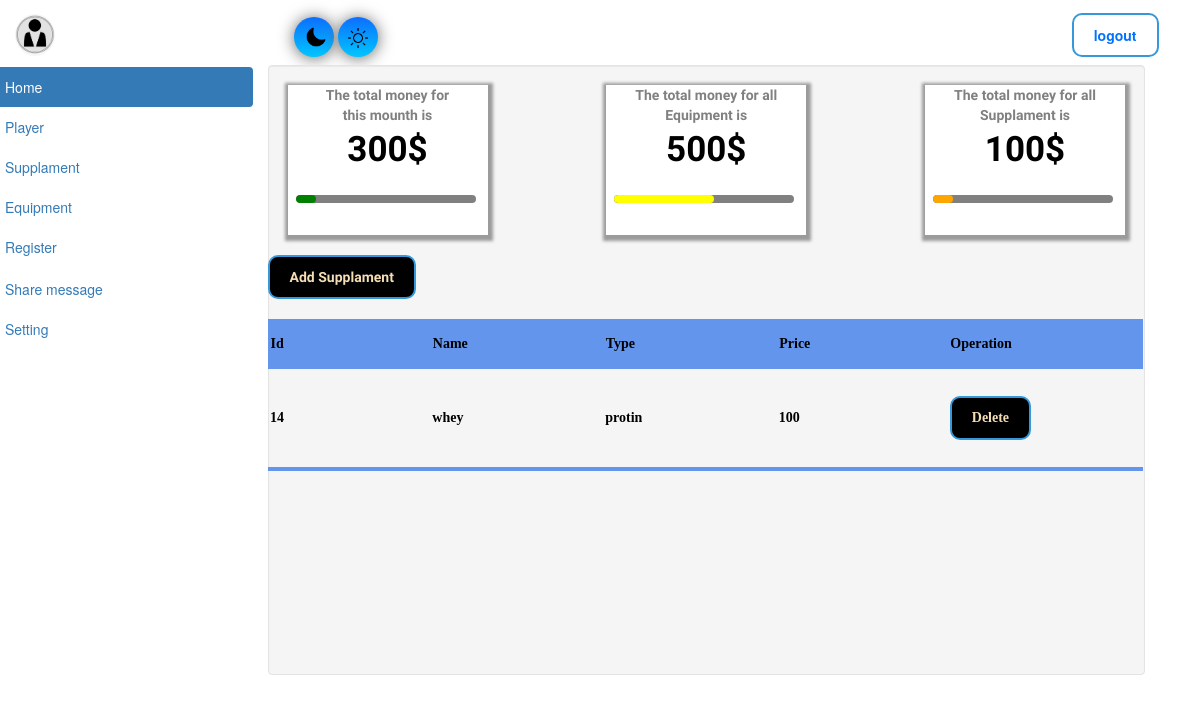
Screenshot of /supp.php (signed in) with the database file from the repository.
### tables this page shows
CREATE TABLE IF NOT EXISTS `crud5` (
  `id` int(11) NOT NULL AUTO_INCREMENT,
  `name` varchar(200) NOT NULL,
  `type` varchar(200) NOT NULL,
  `prise` int(100) NOT NULL,
  `time` date NOT NULL,
  PRIMARY KEY (`id`)
);

### supp.php (the view, shortened to what this page needs)
<?php
include "db.connection.php";
$sql="select id from `crud2`";
$result=mysqli_query($con,$sql);
$row=mysqli_num_rows($result);
$query = "SELECT * FROM `crud5`";
$query_run = mysqli_query($con,$query);
$qty= 0;
while ($num = mysqli_fetch_assoc ($query_run)) {
    $qty += $num['prise'];
}
$sql1 = "SELECT * FROM `crud6`";
$query_run1 = mysqli_query($con,$sql1);
$qty1= 0;
while ($num1 = mysqli_fetch_assoc ($query_run1)) {
    $qty1 += $num1['prise'];}
?>
<!DOCTYPE html>
<html lang="en">
<head>
<link href="//netdna.bootstrapcdn.com/bootstrap/3.0.0/css/bootstrap.min.css" rel="stylesheet" id="bootstrap-css">
</head>
<body id="bod">
<nav>
 </i ><img style="width: 40px; border-radius:50%; position:relative; left: 15px; bottom:9px;" src="pp.jpg" alt="">
 <a ><i class="fa fa-pencil fa-fw"></i></a> <button style="position:relative;left:250px; bottom:7px;" class="btn" onclick="dark()"><img width="20px" height="20px" src="night-mode.png" alt=""></button>
 <a ><i class="fa fa-pencil fa-fw"></i></a> <button style="position:relative;left:250px; bottom:7px;" class="btn1" onclick="light()"><img width="20px" height="20px" src="brightness.png" alt=""></button>
        <a href="logout.php"><button class="sub" style="position:relative;left: 940px; bottom:7px; ">logout</button></a>
    </nav>
<div class="container">
    <div class="row">
        <div class="col-md-3">
            <ul class="nav nav-pills nav-stacked">
                <li class="active"><a href="admin.php"><i class="fa fa-home fa-fw"></i>Home</a></li>
                <ul class="nav nav-pills nav-stacked">
                <li  onclick="jkk()" id="pp"><a href="#"><i class="fa fa-list-alt fa-fw"></i>Player</a></li>
                </ul>
                <ul class="nav nav-pills nav-stacked">
                <li onclick="supp()" id="ppp"><a href="#><i class="fa fa-file-o fa-fw"></i>Supplament</a></li>
                </ul>
                <ul class="nav nav-pills nav-stacked">
                <li onclick="equ()" id="pppp"><a href="#"><i class="fa fa-bar-chart-o fa-fw"></i>Equipment</a></li>
                </ul>
                <li><a href="register2.php"><i class="fa fa-table fa-fw"></i>Register</a></li>
                <li><a href="message.php"><i class="fa fa-table fa-fw"></i>Share message</a></li>
                <ul  class="nav nav-pills nav-stacked" >
                    <li id="set" ><a href="#">Setting<i class="fa fa-pencil fa-fw"></i></a></li>
                    </ul>
            </ul>
        </div>
        <div class="col-md-9 well">
            <div style=" overflow: hidden; text-align:center; color:grey;   font-weight: bold;
    box-shadow: 1px 2px 3px 4px rgba(20,20,20,0.4);width: 200px; height: 150px; background:white; margin:auto; float:left; ">The total money for <br> this mounth is  <br><span><?php echo $row*30 ?>$</span>          <div style=" overflow: hidden;position:relative; left: 8px; top: 20px; height: 8px; width: 180px; background:grey; border-radius:10px; "><div style="height: 8px; width:<?php echo $row*2; ?>px; background:green; border-radius:10px; "></div> </div></div>
            <div style=" overflow: hidden; text-align:center; color:grey;   font-weight: bold;
    box-shadow: 1px 2px 3px 4px rgba(20,20,20,0.4);width: 200px; height: 150px; background:white; margin:auto; float:right; "> The total money for all Supplament is <br> <span><?php echo $qty;?>$</span>          <div style="overflow: hidden; position:relative; left: 8px; top: 20px;height: 8px; width: 180px; background:grey; border-radius:10px; "><div style="height: 8px; width:<?php echo $qty/5; ?>px; background:orange; border-radius:10px; "></div> </div> </div>
            <div style=" overflow: hidden; text-align:center; color:grey;   font-weight: bold;
    box-shadow: 1px 2px 3px 4px rgba(20,20,20,0.4);width: 200px; height: 150px; background:white;  margin:auto;  " >  The total money for all <br> Equipment is <br> <span><?php echo $qty1; ?>$</span>           <div style="overflow: hidden; position:relative; left: 8px; top: 20px;height: 8px; width: 180px; background:grey; border-radius:10px; "><div style="height: 8px; width:<?php echo $qty1/5; ?>px; background:yellow; border-radius:10px; "></div> </div></div> <br>
<div  style=" overflow: auto; "  class="mhamad">
<a style="text-decoration:none;" href="adds.php"><button class="subb">Add Supplament</button></a><br>
<table class="styled-table">
  <thead   >
    <tr   class="active-row">
      <th  scope="col">Id</th>
      <th  scope="col">Name</th>
      <th  scope="col">Type</th>
      <th  scope="col">Price</th>
      <th   scope="col">Operation</th>
    </tr>
    <br>
  </thead>
  <tbody style="height: 100px; overflow: auto">
  <?php
include "db.connection.php";
$sql="SELECT * FROM `crud5`";
$result=mysqli_query($con,$sql);
if($result){
while ($row=mysqli_fetch_assoc($result)) {
    $id=$row['id'];
    $name=$row['name'];
    $type=$row['type'];
    $prise=$row['prise'];
    echo ' <tr style="padding-left:10px;">
    <th scope="row">'.$id.'</th>
    <td>'.$name.'</td>
    <td>'.$type.'</td>
    <td>'.$prise.'</td>
    <td>  <a style="text-decoration:none;" href="dsupp.php? supp='.$id.'"><button class="subb">Delete</button></a>
    </td>
  </tr>';
}
}
?>
  </tbody>
</table>
</div>
</div>
</body>
</html>

### supp.php (style rules this page uses)
* { margin:0; padding:0; }
body { margin-top:20px; }
.container { position: relative; right: 40px; }
.btn { height: 40px; width: 40px; background: #00c6ff ; background-image: -webkit-linear-gradient(top, #0d6eff, #00c6ff); background-image: -moz-linear-gradient(top, #0d6eff, #00c6ff); background-image: -ms-linear-gradient(top, #0d6eff, #00c6ff); background-image: -o-linear-gradient(top, #0d6eff, #00c6ff); background-image: linear-gradient(to bottom, #0d6eff, #00c6ff); border-radius:50%; -webkit-box-shadow: 0px 1px 16px #666666; -moz-box-shadow: 0px 1px 16px #666666; box-shadow: 0px 1px 16px #666666; font-family: Georgia; color: #ffffff; font-size: 5px; border: solid #000dff 0px; text-decoration: none; }
.btn1 { height: 40px; width: 40px; background: #00c6ff; background-image: -webkit-linear-gradient(top, #0d6eff, #00c6ff); background-image: -moz-linear-gradient(top, #0d6eff, #00c6ff); background-image: -ms-linear-gradient(top, #0d6eff, #00c6ff); background-image: -o-linear-gradient(top, #0d6eff, #00c6ff); background-image: linear-gradient(to bottom, #0d6eff, #00c6ff); border-radius:50%; -webkit-box-shadow: 0px 1px 16px #666666; -moz-box-shadow: 0px 1px 16px #666666; box-shadow: 0px 1px 16px #666666; font-family: Georgia; color: #ffffff; font-size: 15px; border: solid #000dff 0px; text-decoration: none; }
.col-md-9 { font-family: 'Smooch Sans', sans-serif; font-weight: bold; color:black; }
.mhamad { width: 875px; margin:0; padding:0; height: 400px; position: relative; right: 20px; }
tr:nth-child(odd) { color: black; }
table thead tr { margin:0; padding:0; color: black; padding: 3px; height: 50px; position: sticky; top: 0; z-index: 1; width: 25vw; background: none; }
table thead th { margin:0; padding:0; color: black; padding: 3px; height: 50px; position: sticky; top: 0; z-index: 1; width: 25vw; background: none; }
table { font-family: "Fraunces", serif; font-size: 100%; white-space: nowrap; border: none; border-collapse: separate; border-spacing: 0; table-layout: fixed; }
.styled-table thead tr { width:100%; background-color: #6495ED; color: #ffffff; text-align: left; }
.styled-table tbody tr { border-bottom: 1px solid #dddddd; }
.styled-table tbody tr:last-of-type { border-bottom: 4px solid #6495ED;; }
.subb { color:wheat; padding: 10px 20px; border: 2px solid #3498db; background: black; backdrop-filter: blur(4.0px); -webkit-backdrop-filter: blur(4.0px); font-weight: bold; cursor: pointer; border-radius: 10px; }
table { text-align: left; position: relative; border-collapse: collapse; }
th, td { padding: 0.25rem; }
span { color:black; font-weight: bold; font-size: 35px; }
.sub { color:#0072ff; padding: 10px 20px; border: 2px solid #3498db; background: none; backdrop-filter: blur(4.0px); -webkit-backdrop-filter: blur(4.0px); font-weight: bold; cursor: pointer; border-radius: 10px; }

### rows the page displays
crud5: id "14", name "whey", type "protin", prise "100"

### other values shown
$row*30 "300"
$qty "100"
$qty1 "500"
